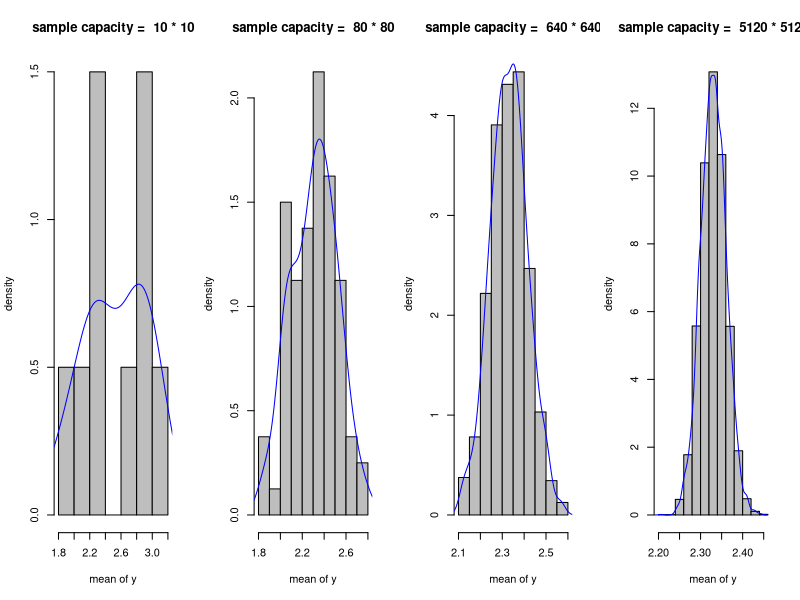

This figure's R source:
n = 10
par(mfrow = c(1,4))
for(i in 1:4){
  y <- vector()
  for(j in 1:n){
    z <- rchisq(n, df = 2.33)
    y[j] <- mean(z)
  }
  hist(y, xlab = 'mean of y', ylab = 'density', main = paste('sample capacity = ', n, '*', n), freq = F, col = 'grey')
  lines(density(y), col = 'blue')
  n <- n*8
}